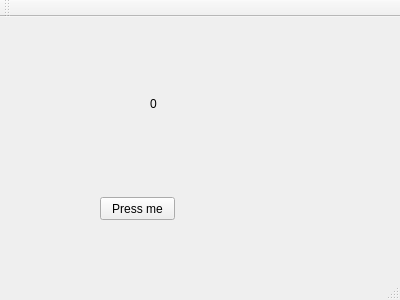
<?xml version="1.0" encoding="UTF-8"?>
<ui version="4.0">
 <class>MainWindow</class>
 <widget class="QMainWindow" name="MainWindow">
  <property name="geometry">
   <rect>
    <x>0</x>
    <y>0</y>
    <width>400</width>
    <height>300</height>
   </rect>
  </property>
  <property name="windowTitle">
   <string>MainWindow</string>
  </property>
  <widget class="QWidget" name="centralWidget">
   <widget class="QLabel" name="label">
    <property name="geometry">
     <rect>
      <x>150</x>
      <y>80</y>
      <width>47</width>
      <height>13</height>
     </rect>
    </property>
    <property name="text">
     <string>0</string>
    </property>
   </widget>
   <widget class="QPushButton" name="pushButton">
    <property name="geometry">
     <rect>
      <x>100</x>
      <y>180</y>
      <width>75</width>
      <height>23</height>
     </rect>
    </property>
    <property name="text">
     <string>Press me</string>
    </property>
   </widget>
  </widget>
  <widget class="QMenuBar" name="menuBar">
   <property name="geometry">
    <rect>
     <x>0</x>
     <y>0</y>
     <width>400</width>
     <height>21</height>
    </rect>
   </property>
  </widget>
  <widget class="QToolBar" name="mainToolBar">
   <attribute name="toolBarArea">
    <enum>TopToolBarArea</enum>
   </attribute>
   <attribute name="toolBarBreak">
    <bool>false</bool>
   </attribute>
  </widget>
  <widget class="QStatusBar" name="statusBar"/>
 </widget>
 <layoutdefault spacing="6" margin="11"/>
 <resources/>
 <connections/>
</ui>
